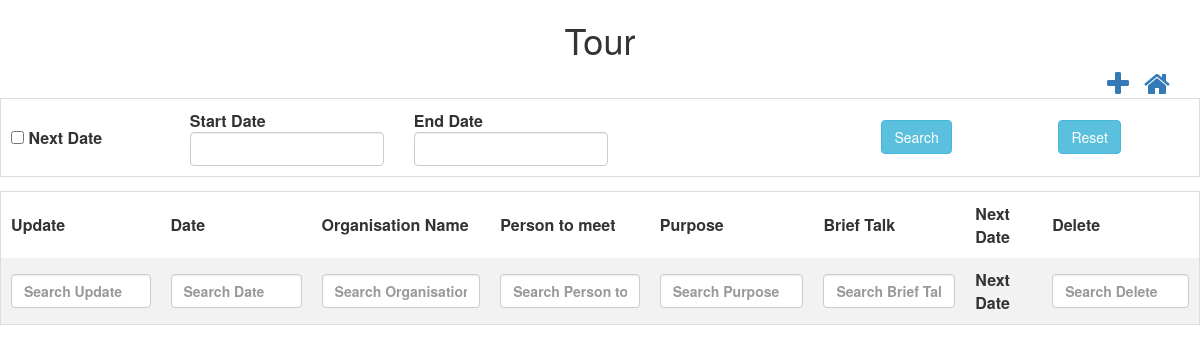
/controllers/tour.php (signed in), run on an earlier commit of the app's database.
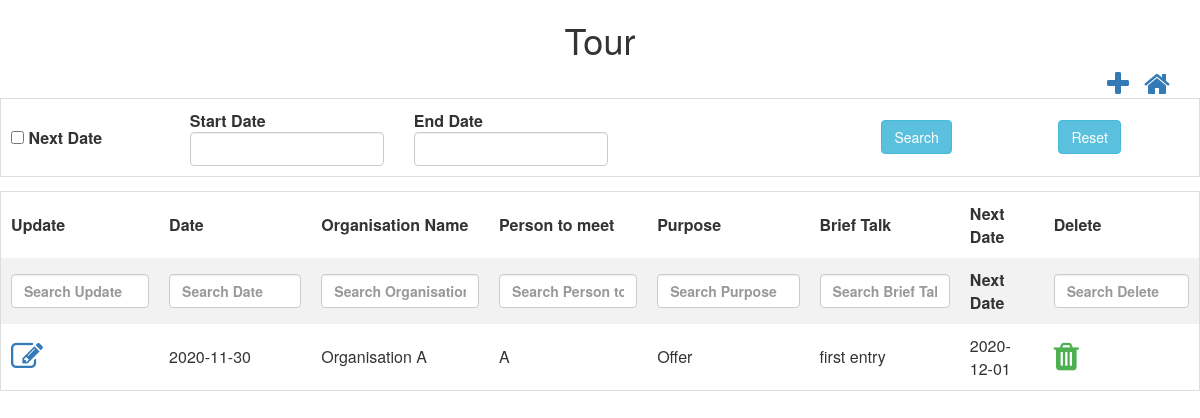
And on a later commit of the database.
### tables this page shows
CREATE TABLE `tbl_tour` (
  `nid` int(10) NOT NULL,
  `ninternal_id` int(10) NOT NULL,
  `ntour_id` int(10) NOT NULL,
  `ddate` date NOT NULL,
  `norg_id` int(10) NOT NULL,
  `nperson_to_meet_id` int(10) NOT NULL,
  `npurpose_id` int(10) NOT NULL,
  `tbriefTalk` text NOT NULL,
  `dnext_date` date NOT NULL,
  `isAvailable` bit(1) NOT NULL,
  `isActive` bit(1) NOT NULL,
  `dcreated_date` datetime NOT NULL,
  `dupdated_date` datetime NOT NULL
);

CREATE TABLE `tbl_organisation` (
  `nid` int(10) NOT NULL,
  `norg_id` int(10) NOT NULL,
  `corg_name` varchar(50) NOT NULL,
  `corg_address` varchar(50) NOT NULL,
  `corg_city` varchar(50) NOT NULL,
  `corg_state` varchar(50) NOT NULL,
  `corg_country` varchar(50) NOT NULL,
  `corg_mobileNumber` varchar(10) NOT NULL,
  `corg_emailId` varchar(50) NOT NULL,
  `norg_segment_id` int(10) NOT NULL,
  `isActive` bit(1) NOT NULL,
  `isAvailable` bit(1) NOT NULL,
  `dcreated_date` datetime NOT NULL,
  `dupdated_date` datetime NOT NULL,
  `ninternal_id` int(11) DEFAULT NULL
);

CREATE TABLE `tbl_contactperson` (
  `nid` int(10) NOT NULL,
  `ncontact_person_id` int(10) NOT NULL,
  `cperson_name` varchar(50) NOT NULL,
  `ndept_id` int(10) NOT NULL,
  `cmobile_number` varchar(50) NOT NULL,
  `cphone_number` varchar(50) NOT NULL,
  `cemail_id` varchar(50) NOT NULL,
  `norg_id` int(10) NOT NULL,
  `isActive` bit(1) NOT NULL,
  `isAvailable` bit(1) NOT NULL,
  `dcreated_date` datetime NOT NULL,
  `dupdated_date` datetime NOT NULL,
  `ninternal_id` int(11) DEFAULT NULL
);

CREATE TABLE `tbl_purpose` (
  `nid` int(10) NOT NULL,
  `npurpose_id` int(10) NOT NULL,
  `cpurpose_name` varchar(50) NOT NULL,
  `isActive` bit(1) NOT NULL,
  `isAvailable` bit(1) NOT NULL,
  `dcreated_date` datetime NOT NULL,
  `dupdated_date` datetime NOT NULL,
  `ninternal_id` int(11) DEFAULT NULL
);

### controllers/tour.php (the view, shortened to what this page needs)
<html>
<head>
    <link rel="stylesheet" href="../css/theme.css">
    <link rel="stylesheet" href="https://cdn.datatables.net/1.10.22/css/jquery.dataTables.min.css">
    <link rel="stylesheet" href="https://cdnjs.cloudflare.com/ajax/libs/font-awesome/4.7.0/css/font-awesome.min.css">
    <link rel="stylesheet" href="https://maxcdn.bootstrapcdn.com/bootstrap/3.4.1/css/bootstrap.min.css">
    <link rel="stylesheet" href="https://cdnjs.cloudflare.com/ajax/libs/bootstrap-datepicker/1.6.4/css/bootstrap-datepicker.css" />
</head>
<h1>Tour</h1>
<div class="container">
    <a style="float:right;margin-left: 15px;" href="../dashboard.php"><i class="fa fa-home fa-2x"></i></a>
    <a style="float:right" href="#tour_modal" data-toggle="modal" id='add' data-id="1"><i class="fa fa-plus fa-2x"
                                                                                                aria-hidden="true"></i></a>
</div>
<?php
$conn = OpenCon();
$sql = "SELECT t.ninternal_id,t.ntour_id,t.ddate,t.norg_id,t.nperson_to_meet_id,t.npurpose_id,t.tbriefTalk,
t.dnext_date,t.isAvailable,
c.cperson_name,c.ncontact_person_id,
p.cpurpose_name,p.npurpose_id ,
o.corg_name,o.norg_id
from tbl_tour As t
JOIN tbl_purpose AS p
ON t.npurpose_id=p.npurpose_id
JOIN tbl_contactperson AS c
ON t.nperson_to_meet_id=c.ncontact_person_id
JOIN tbl_organisation AS o
ON o.norg_id=t.norg_id
where t.isAvailable=1";
$retval = mysqli_query($conn, $sql);
echo "
<form id='dateForm' method='post'>
<table>
<tr>
        <td><input type='checkbox' id='nextDateCheckbox' name='nextDateCheckbox' unchecked> <b>Next Date</b></td>
        <td><div class='input-daterange'>
            <div class='col-md-4'>
                <b>Start Date</b><input type='text' name='start_date' id='start_date' class='form-control' />
            </div>
            <div class='col-md-4'>
                <b>End Date</b><input type='text' name='end_date' id='end_date' class='form-control' />
            </div>
        </div></td>
     <td>   <div class='col-md-4'>
            <input type='submit' name='search' id='search' value='Search' class='btn btn-info' />
        </div></td>
       <td> <div class='col-md-4'>
            <input type='reset' name='reset' onclick='resetDateForm()' value='Reset' class='btn btn-info' />
        </div></td>
        </tr>
   </table>
    </form>";
echo "<table id='tourTable'  name='tourTable' >
            <thead>
            <tr>
            <th style='display:none;'>INTERNAL ID</th>
            <th style='display:none;'>Tour  ID</th>
            <th>Update</th>
            <th>Date</th>
            <th>Organisation Name</th>
            <th>Person to meet</th>
            <th>Purpose</th>
            <th>Brief Talk</th>
            <th>Next Date</th>
            <th>Delete</th>
            </tr>
            </thead>
                   <tbody>
            ";
while ($row = mysqli_fetch_array($retval, MYSQLI_ASSOC)) {
    echo "<tr>";
    echo "<td ><a  href='#tour_modal' data-toggle='modal' class='updateClass' data-id='2'><i class='fa fa-edit fa-2x'></i></a></td>";
    echo "<td>" . $row['ddate'] . "</td>";
    echo "<td>" . $row['corg_name'] . "</td>";
    echo "<td>" . $row['cperson_name'] . "</td>";
    echo "<td>" . $row['cpurpose_name'] . "</td>";
    echo "<td>" . $row['tbriefTalk'] . "</td>";
    echo "<td>" . $row['dnext_date'] . "</td>";
    echo "<td class='action-delete'><i class='fa fa-trash fa-2x' style='color:#4caf50;'</i></td>";
    echo "</tr>";
}
echo "</tbody></table>";
?>
</html>

### css/theme.css (style rules this page uses)
h1 { text-align: center; }
table { border-collapse: collapse; border-spacing: 0; width: 100%; border: 1px solid #ddd; }
th { text-align: left; padding: 10px !important; }
td { text-align: left; padding: 10px !important; }
tr:nth-child(even) { background-color: #f2f2f2; }

What changed in the data, as far as the page shows it:
added tbl_tour: ddate "2020-11-30", tbl_organisation.corg_name "Organisation A", tbl_contactperson.cperson_name "A", tbl_purpose.cpurpose_name "Offer", tbriefTalk "first entry", dnext_date "2020-12-01"
